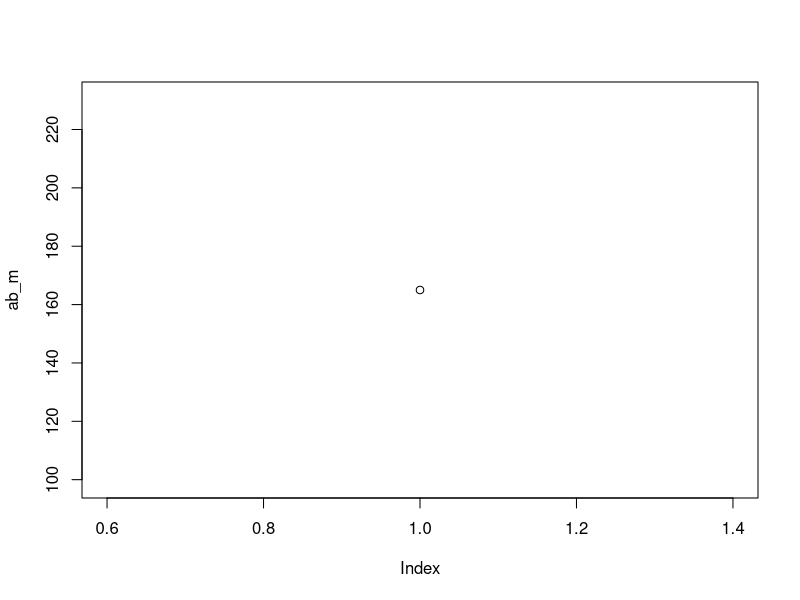
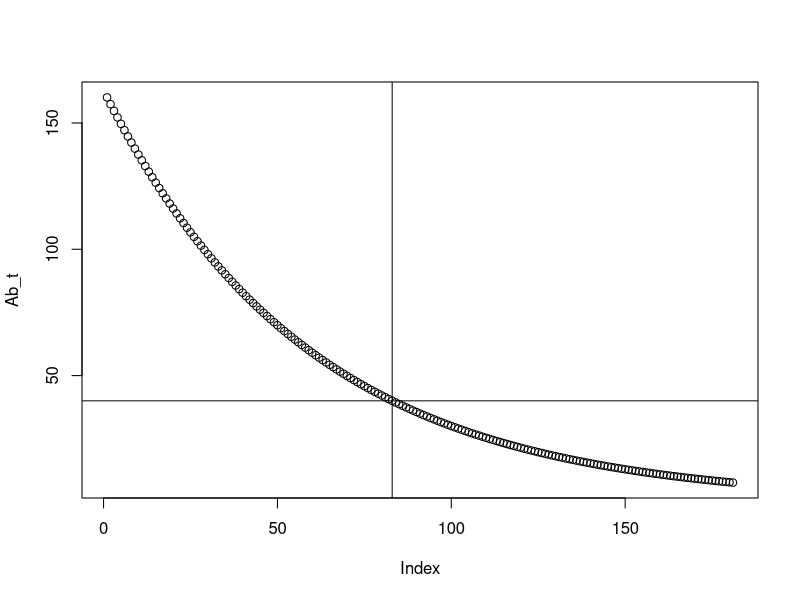
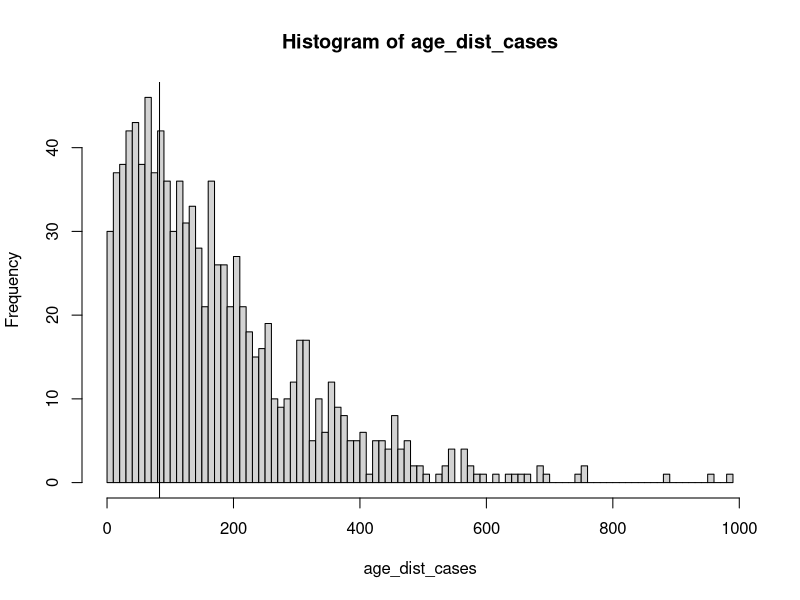

These figures' R source, in order:
ab_m0 <- 33 #Initial Maternal Ab (33)
g_age_vax <- 30*7 #gestational age at vax (weeks): default 30 weeks
g_age_birth <- 38*7 #gestational age in days at birth
half_life = 41 #Ab halflife in child (days)
eff= 5 #efficiency of transfer from mother to child 5 or 10
protective_thresh = 40 #protective threshold (40)

#Ab levels in mom, indexed by time since vaccination
tvax <- g_age_birth - g_age_vax
ab_m <- rep(ab_m0, length(tvax))
ab_m[tvax>=7 & tvax<=21] <- ab_m0* exp((tvax[tvax>=7 & tvax<=21]-7)*log(eff)/14)
ab_m[tvax>21] <- ab_m0*eff
plot(ab_m)

#Mother to fetus transfer ratio if vaccinated at g_age_vax
r_t= exp(-4.97+ 0.13*g_age_birth/7)

#Ab in cord blood, by time since vaccination:
Ab_Cb = ab_m * r_t

t_birth <- 0:180 #time since birth
Ab_t <- Ab_Cb*0.5^(t_birth/half_life)

age_unprotected <- t_birth[min(which(Ab_t<protective_thresh))]

plot(Ab_t)
abline(h=protective_thresh)
abline(v=age_unprotected)


# Age distributon of cases #Increase shape to shift distribution; scale to change spread on x axis
set.seed(123)
age_dist_cases <- rweibull(n=1000, scale=180, shape=1.2)
hist(age_dist_cases, breaks=100)
abline(v=age_unprotected)

#What propotion of the cases are preventable?
mean(age_dist_cases < age_unprotected)


